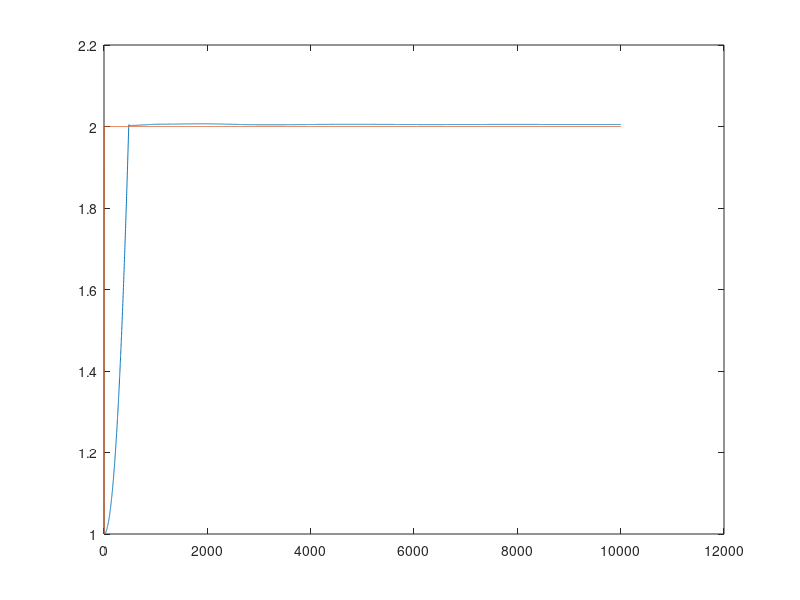
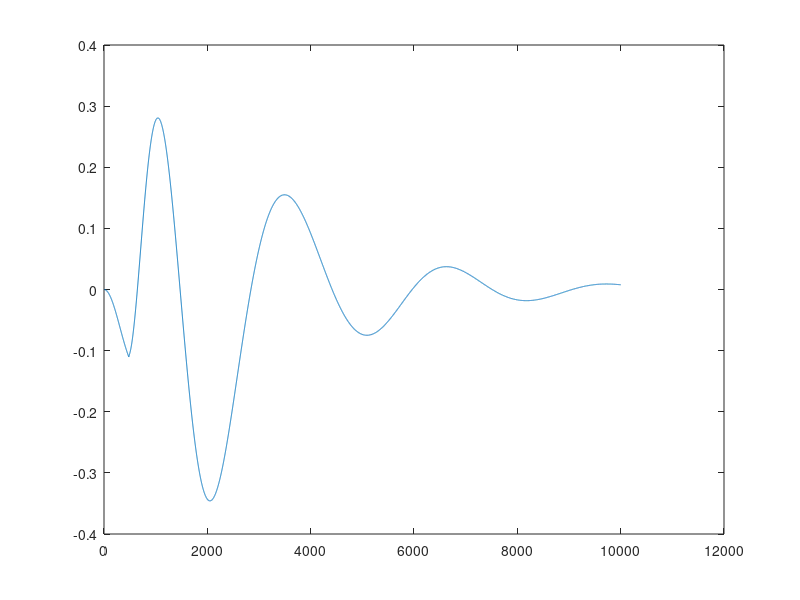

MATLAB code to generate these figures, in order:
%% unforced spring
close all;
clear all;
clc

m_c = 50; 
sampler_radius = .05; %0.023127 corresponds to 1kg tungsten (m)
rho = 19300; % density of tungsten (kg/m^3)
V = 4/3*pi*sampler_radius^3; % sampler volume (m^3)
m_s = rho*V; % sampler mass (kg) 
g = 9.81;
dt = 0.001;

F_l = 0;
F_l_eq = 0; 

l_eq = 1;

l = l_eq;
l_dot = 0;
l_ddot = 0;

theta = pi/4;
theta_dot = 0;

y_c = 0;
y_c_dot = 0;
y_c_ddot = 0;

theta_hist = [theta];
theta_dot_hist = [theta_dot];

l_hist = [l];
l_eq_hist = [l_eq];

y_c_hist = [y_c];
y_c_dot_hist = [y_c_dot];


K_struct = load('K_mc50_rsampler5cm.mat');
K = K_struct.K;

k_Ry_y = K(1,1);
c_Ry_y = K(1,2);

k_theta_y = K(1,3);
c_theta_y = K(1,4);

k_l_y = K(1,5);
c_l_y = K(1,6);

k_Ry_z = K(2,1);
c_Ry_z = K(2,2);

k_theta_z = K(2,3);
c_theta_z = K(2,4);

k_l_z = K(2,5);
c_l_z = K(2,6);

z_desired = -2;
y_desired = 0;    
l_desired = -z_desired;
y_c_desired = y_desired;
theta_desired = 0;

i = 1;
t_max = 10;

while i<t_max/dt+1

    F_z = -k_Ry_z*(y_c-y_c_desired) - c_Ry_z*y_c_dot - k_theta_z*(theta-theta_desired) - c_theta_z*theta_dot - k_l_z*(l-l_desired) - c_l_z*l_dot;
    F_l_eq = F_z;%/cos(theta);
%     F_l = F_l_eq;
    F_y = -k_Ry_y*(y_c-y_c_desired) - c_Ry_y*y_c_dot - k_theta_y*(theta-theta_desired) - c_theta_y*theta_dot - k_l_y*(l-l_desired) - c_l_y*l_dot;% + F_fluid_y;    
%     M = 0;

    if l<l_eq
        k = 0;
        F_l = 0;
        F_y_c = 0;
    else
        k = 10000;
        if F_l_eq < 0
            F_l = F_l_eq;
            F_y_c = F_y-F_l*sin(theta);

        else 
           F_l = 0;
           F_y_c = 0;
        end
    end


    theta_ddot = -(2*l_dot*theta_dot+y_c_ddot*cos(theta)+g*sin(theta))/l ;
    y_c_ddot = (F_y_c - m_s*(l_ddot*sin(theta)+2*l_dot*theta_dot*cos(theta)-l*theta_ddot*cos(theta)-l*theta_dot^2*sin(theta)))/(m_s+m_c);
    l_ddot = (F_l-k*l+k*l_eq)/m_s+g*cos(theta)+l*theta_dot^2-y_c_ddot*sin(theta);
    %l = 1/2*l_ddot*dt^2+l_dot*dt+l;
    %l_dot = l_ddot*dt+l_dot;

    theta = 1/2*theta_ddot*dt^2+theta_dot*dt+theta;
    theta_dot = theta_ddot*dt+theta_dot;
    
    l = 1/2*l_ddot*dt^2 + l_dot*dt + l;
    l_dot = l_ddot*dt + l_dot;

    y_c = 1/2*y_c_ddot*dt^2+y_c_dot*dt+y_c;
    y_c_dot = y_c_ddot*dt+y_c_dot;
    
    l_eq = 2; %l+F_l_eq/m_s; %2

    l_hist = [l_hist; l];
    l_eq_hist = [l_eq_hist; l_eq];
    
    theta_hist = [theta_hist; theta];
    theta_dot_hist = [theta_dot_hist; theta_dot];

    y_c_hist = [y_c_hist; y_c];
    y_c_dot_hist = [y_c_dot_hist; y_c_dot];
    
    if mod(i-1, 20)==0
        plot([y_c l*sin(theta)], [0 -l*cos(theta)])
        axis ([-4 4 -4 4])
        drawnow

    end
    i = i+1;
end

plot(l_hist)
hold on 
plot(l_eq_hist)
figure; 
plot(y_c_hist)
